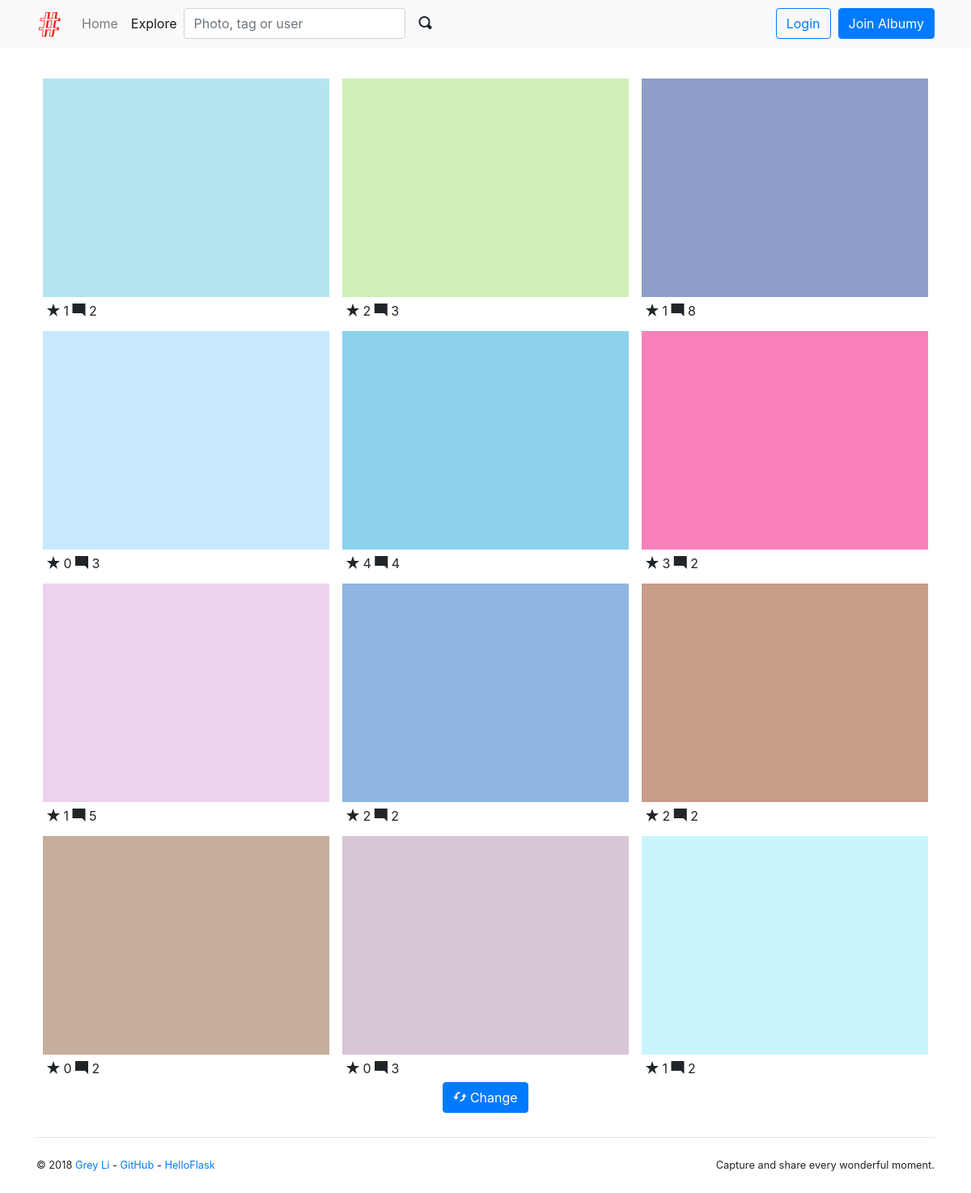
Before: /explore with the older database file.
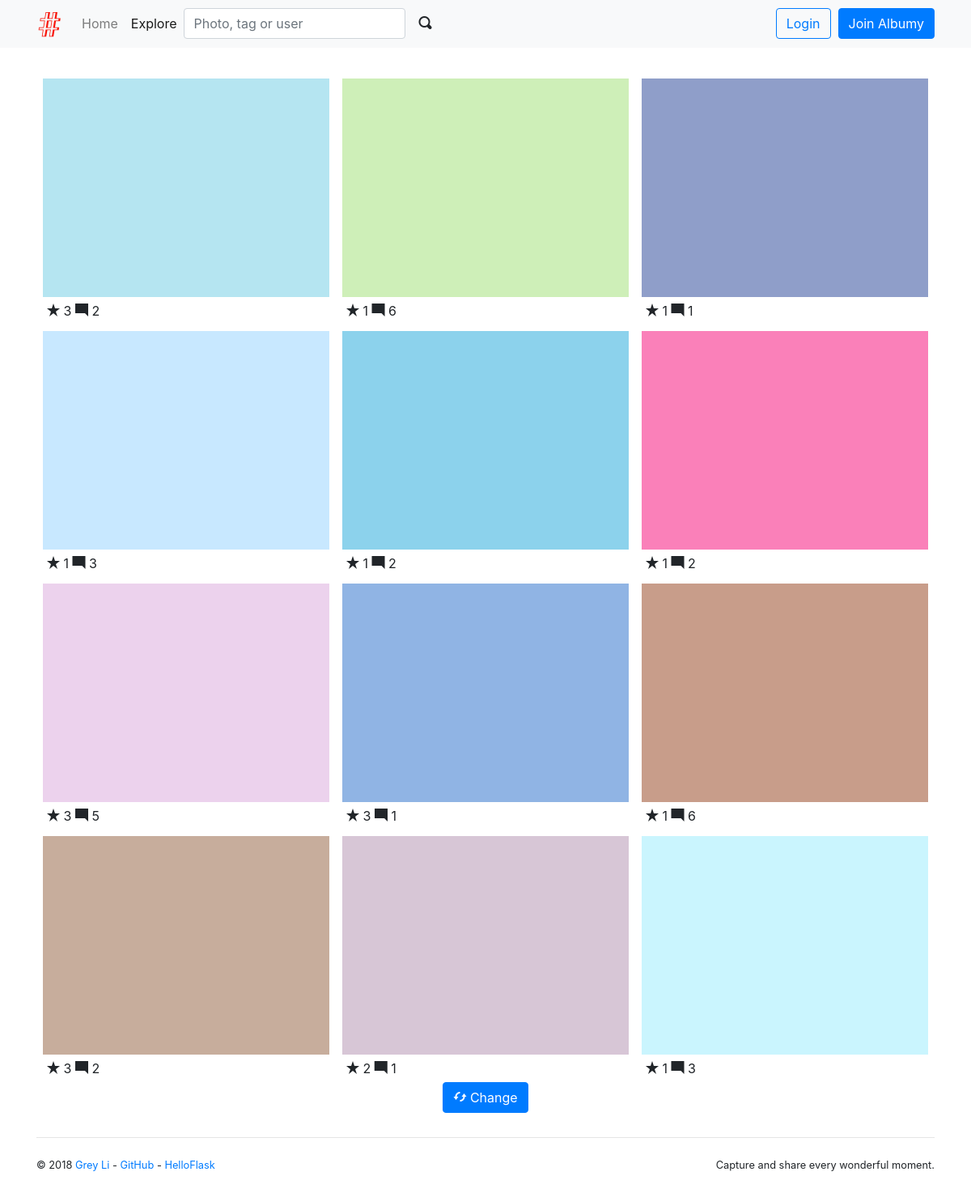
After: the same page with the newer database file.
### albumy/models.py (models this page shows)
@whooshee.register_model('description')
class Photo(db.Model):
    id = db.Column(db.Integer, primary_key=True)
    description = db.Column(db.String(500))
    filename = db.Column(db.String(64))
    filename_s = db.Column(db.String(64))
    filename_m = db.Column(db.String(64))
    timestamp = db.Column(db.DateTime, default=datetime.utcnow, index=True)
    can_comment = db.Column(db.Boolean, default=True)
    flag = db.Column(db.Integer, default=0)
    author_id = db.Column(db.Integer, db.ForeignKey('user.id'))
    author = db.relationship('User', back_populates='photos')
    comments = db.relationship('Comment', back_populates='photo', cascade='all')
    collectors = db.relationship('Collect', back_populates='collected', cascade='all')
    tags = db.relationship('Tag', secondary=tagging, back_populates='photos')

### albumy/blueprints/main.py (the view)
@main_bp.route('/explore')
def explore():
    photos = Photo.query.order_by(func.random()).limit(12)
    return render_template('main/explore.html', photos=photos)

### albumy/__init__.py (called while the page is built)
def register_template_context(app):
    @app.context_processor
    def make_template_context():
        if current_user.is_authenticated:
            notification_count = Notification.query.with_parent(current_user).filter_by(is_read=False).count()
        else:
            notification_count = None
        return dict(notification_count=notification_count)

### albumy/templates/main/explore.html (shortened to what this page needs)
{% extends 'base.html' %}
{% from 'macros.html' import photo_card with context %}
{% block content %}
    <div class="row">
        <div class="col-md-12">
            {% for photo in photos %}
                {{ photo_card(photo) }}
            {% endfor %}
        </div>
    </div>
    <div class="text-center">
        <a class="btn btn-primary" href="{{ url_for('.explore') }}">
            <span class="oi oi-loop-circular"></span> Change
        </a>
    </div>
{% endblock %}

### albumy/templates/base.html (shortened to what this page needs)
{% from 'bootstrap/nav.html' import render_nav_item %}
<!DOCTYPE html>
<html lang="en">
<head>
    {% block head %}
        {% block styles %}
            <link rel="stylesheet" href="{{ url_for('static', filename='css/bootstrap.min.css') }}">
            <link rel="stylesheet" href="{{ url_for('static', filename='open-iconic/font/css/open-iconic-bootstrap.css') }}">
            <link rel="stylesheet" href="{{ url_for('static', filename='css/style.css') }}">
        {% endblock %}
    {% endblock head %}
</head>
<body>
{% block navbar %}
    <nav class="navbar navbar-expand-lg navbar-light bg-light">
        <div class="container">
            <a class="navbar-brand" href="{{ url_for('main.index') }}">
                <img src="{{ url_for('static', filename='favicon.ico') }}" alt="Albumy">
            </a>
            <div class="collapse navbar-collapse" id="navbarColor01">
                <div class="navbar-nav mr-auto">
                    {{ render_nav_item('main.index', 'Home') }}
                    {{ render_nav_item('main.explore', 'Explore') }}
                    <form class="form-inline my-2 my-lg-0" action="{{ url_for('main.search') }}">
                        <input type="text" name="q" class="form-control mr-sm-1" placeholder="Photo, tag or user"
                               required>
                        <button class="btn btn-light my-2 my-sm-0" type="submit">
                            <span class="oi oi-magnifying-glass"></span>
                        </button>
                    </form>
                </div>
                <div class="navbar-nav ml-auto">
                {% if current_user.is_authenticated %}
                    <a class="nav-item nav-link" href="{{ url_for('main.show_notifications', filter='unread') }}">
                        <span class="oi oi-bell"></span>
                        <span id="notification-badge"
                              class="{% if notification_count == 0 %}hide{% endif %} badge badge-danger badge-notification"
                              data-href="{{ url_for('ajax.notifications_count') }}">{{ notification_count }}</span>
                    </a>
                    <a class="nav-item nav-link" href="{{ url_for('main.upload') }}" title="Upload">
                        <span class="oi oi-cloud-upload"></span>&nbsp;&nbsp;
                    </a>
                    <div class="dropdown nav-item">
                        <a href="#" class="nav-link dropdown-toggle" data-toggle="dropdown" role="button"
                           aria-expanded="false">
                            <img class="avatar-xs"
                                 src="{{ url_for('main.get_avatar', filename=current_user.avatar_s) }}">
                            <span class="caret"></span>
                        </a>
                        <div class="dropdown-menu dropdown-menu-right" role="menu">
                            <h6 class="dropdown-header">Logged in as {{ current_user.username }}</h6>
                            <a class="dropdown-item" href="{{ url_for('user.index', username=current_user.username) }}">
                                <span class="oi oi-person"></span> My Home
                            </a>
                            <div class="dropdown-divider"></div>
                            <a class="dropdown-item" href="{{ url_for('user.edit_profile') }}">
                                <span class="oi oi-cog"></span> Settings
                            </a>
                            {% if current_user.can('MODERATE') %}
                                <a class="dropdown-item" href="{{ url_for('admin.index') }}">
                                    <span class="oi oi-dashboard"></span> Dashboard
                                </a>
                            {% endif %}
                            <a class="dropdown-item" href="{{ url_for('auth.logout') }}">
                                <span class="oi oi-power-standby"></span> Logout
                            </a>
                        </div>
                    </div>
                {% else %}
                    <a class="btn btn-outline-primary" href="{{ url_for('auth.login') }}">Login</a>&nbsp;&nbsp;
                    <a class="btn btn-primary" href="{{ url_for('auth.register') }}">Join Albumy</a>
                {% endif %}
                </div>
            </div>
        </div>
    </nav>
{% endblock %}
<main>
    <div class="container">
        {% block content %}{% endblock %}
        {% block footer %}
            <footer>
                <p class="float-left">
                    <small>&copy; 2018
                        <a href="http://greyli.com" title="Written by Grey Li">Grey Li</a> -
                        <a href="https://github.com/greyli/albumy" title="Fork me on GitHub">GitHub</a> -
                        <a href="http://helloflask.com" title="A HelloFlask project">HelloFlask</a>
                    </small>
                </p>
                <p class="float-right">
                    <small>Capture and share every wonderful moment.</small>
                </p>
            </footer>
        {% endblock %}
    </div>
</main>
</body>
</html>

### albumy/templates/macros.html (shortened to what this page needs)
{% macro photo_card(photo) %}
    <div class="photo-card card">
        <a class="card-thumbnail" href="{{ url_for('main.show_photo', photo_id=photo.id) }}">
            <img class="card-img-top portrait" src="{{ url_for('main.get_image', filename=photo.filename_s) }}">
        </a>
        <div class="card-body">
            <span class="oi oi-star"></span> {{ photo.collectors|length }}
            <span class="oi oi-comment-square"></span> {{ photo.comments|length }}
        </div>
    </div>
{% endmacro %}

### albumy/static/css/style.css (style rules this page uses)
nav { margin-bottom: 30px; }
footer { margin: 30px 0; padding: 20px 0; border-top: 1px solid #e5e5e5; }
.photo-card { float: left; width: 33.333%; padding: 0.5rem 0.5rem 0 0.5rem; border: 0; }
.photo-card .card-body { padding: 5px; }
.card-thumbnail { position: relative; width: auto; height: 20em; overflow: hidden; }
.card-thumbnail img { position: absolute; left: 50%; top: 50%; height: 100%; width: auto; -webkit-transform: translate(-50%, -50%); -ms-transform: translate(-50%, -50%); transform: translate(-50%, -50%); }
.card-thumbnail img.portrait { width: 100%; height: auto; }
@media (max-width: 1280px) { .card-thumbnail { height: 270px; } }

Changed rows visible on the page:
changed Photo (number 1 of 12 on the later page): collectors|length "1" → "3"
changed Photo (number 2 of 12 on the later page): collectors|length "2" → "1"; comments|length "3" → "6"
changed Photo (number 3 of 12 on the later page): comments|length "8" → "1"
changed Photo (number 4 of 12 on the later page): collectors|length "0" → "1"
changed Photo (number 5 of 12 on the later page): collectors|length "4" → "1"; comments|length "4" → "2"
changed Photo (number 6 of 12 on the later page): collectors|length "3" → "1"
changed Photo (number 7 of 12 on the later page): collectors|length "1" → "3"
changed Photo (number 8 of 12 on the later page): collectors|length "2" → "3"; comments|length "2" → "1"
changed Photo (number 9 of 12 on the later page): collectors|length "2" → "1"; comments|length "2" → "6"
changed Photo (number 10 of 12 on the later page): collectors|length "0" → "3"
changed Photo (number 11 of 12 on the later page): collectors|length "0" → "2"; comments|length "3" → "1"
changed Photo (number 12 of 12 on the later page): comments|length "2" → "3"
